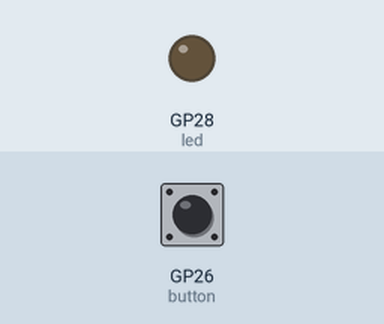
Recording of a program running on a simulated Raspberry Pi Pico running MicroPython. On the bench: output pins drawn as LEDs (lit = HIGH). Dashed ring = blinking. The inputs (shaded band) are chosen by the test bench; at power-on: GP26 (button) LOW. What the program prints to the serial console is not drawn.

Above: at 1.2 s.
1.3 s: GP26 (button) pulled HIGH for 3.2 s
At 4.7 s:
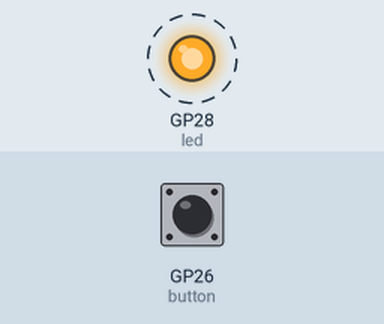
6.0 s: GP26 (button) pulled HIGH for 0.15 s
At 7.2 s:
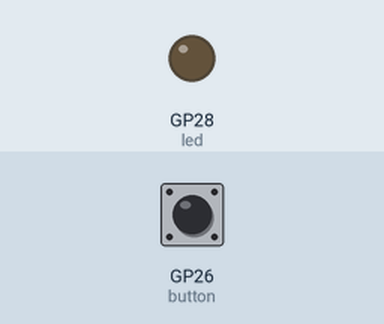
Timing chart, 0 to 9.0 s (numbered marks = the images above; inputs shaded):
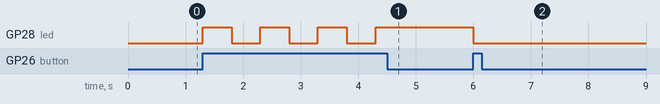

Measured:
- after the input at 1.3 s, GP28 (led): alternates HIGH for 0.50 s and LOW for 0.50 s, 7 changes in all, then stays HIGH, starting at once
- after the input at 6.0 s, GP28 (led): HIGH → LOW at once

The program:

button-led.py
```python
#buzzer.py CAB 9.14.23
#use button to control LED on Lily∞Bot
#LED on pin 28, button on pin 26
#button connected between 3.3V and pin 26
#https://www.noiresteminist.com/shop

#import MicroPico Micro Python Libraries
from machine import Pin
from time import sleep

#define inputs and output pins
ledPin = 28     #LED on pin 28
buttonPin = 26  #button on pin 26 other side to 3.3V
led = Pin(ledPin, Pin.OUT) #define LED as output
#define button as input with pull down resistor
button = Pin(buttonPin, Pin.IN, Pin.PULL_DOWN)
delay = 0.5 #define delay variable as 0.5 seconds
#print starting message to serial monitor
print("Button control of LED...")
#run indefinitely
while True:
    print(button.value()) #print button press
    if button.value():    #if button value is 1
        led.toggle()      #toggle led
        sleep(delay)      #wait 0.5 seconds
```
